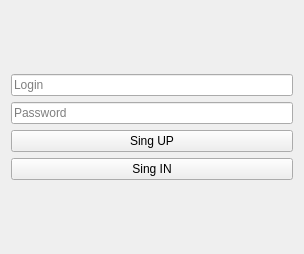
<?xml version="1.0" encoding="UTF-8"?>
<ui version="4.0">
 <class>Form</class>
 <widget class="QWidget" name="Form">
  <property name="geometry">
   <rect>
    <x>0</x>
    <y>0</y>
    <width>304</width>
    <height>254</height>
   </rect>
  </property>
  <property name="windowTitle">
   <string>Form</string>
  </property>
  <layout class="QVBoxLayout" name="verticalLayout_2">
   <item>
    <layout class="QVBoxLayout" name="verticalLayout">
     <item>
      <widget class="QLineEdit" name="lineEdit">
       <property name="placeholderText">
        <string>Login</string>
       </property>
      </widget>
     </item>
     <item>
      <widget class="QLineEdit" name="lineEdit_2">
       <property name="placeholderText">
        <string>Password</string>
       </property>
      </widget>
     </item>
     <item>
      <widget class="QPushButton" name="pushButton">
       <property name="text">
        <string>Sing UP</string>
       </property>
      </widget>
     </item>
     <item>
      <widget class="QPushButton" name="pushButton_2">
       <property name="text">
        <string>Sing IN</string>
       </property>
      </widget>
     </item>
    </layout>
   </item>
  </layout>
 </widget>
 <resources/>
 <connections/>
</ui>
